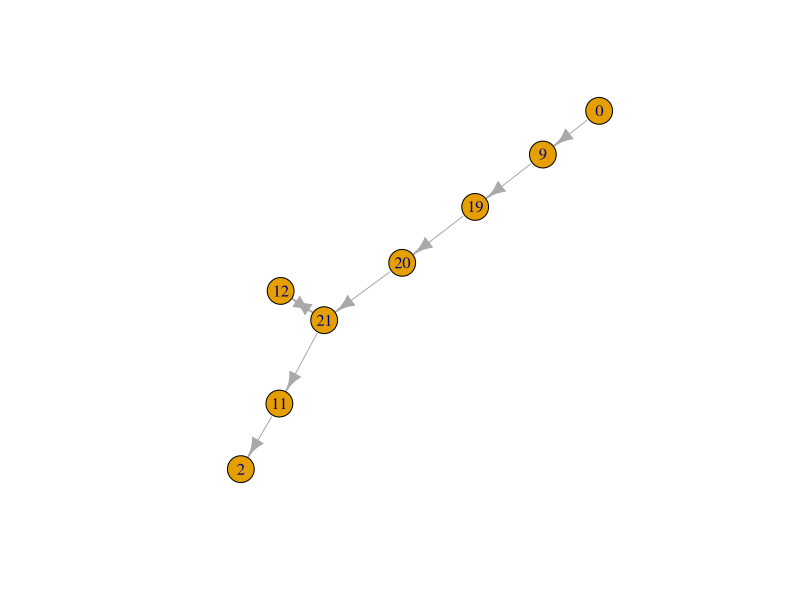

Write R code to recreate this figure. (Note: this script raises an error after producing the figure.)
library(readr)
Secuencia <- read_delim("Secuencia.csv", 
                        delim = ";", escape_double = FALSE, trim_ws = TRUE)

library(dplyr)
library(igraph)

build_aoi_network <- function(df){
 
 # ordenar por secuencia temporal
 df <- df[order(df$Secuencia), ]
 
 # extraer AOIs
 areas <- df$Area
 
 # eliminar permanencias consecutivas
 areas <- areas[
  c(TRUE, diff(areas) != 0)
 ]
 
 # construir aristas
 edges <- data.frame(
  from = head(areas, -1),
  to   = tail(areas, -1)
 )
 
 g <- graph_from_data_frame(
  edges,
  directed = TRUE
 )
 
 return(
  list(
   graph = g,
   edges = edges
  )
 )
}


build_aoi_network



NetworkList <- list()

subjects <- unique(Secuencia$Sujeto)

for(s in subjects){
 
 data_s <- dplyr::filter(
  Secuencia,
  Sujeto == s
 )
 
 ensayos <- unique(data_s$Ensayo)
 
 for(e in ensayos){
  
  data_se <- dplyr::filter(
   data_s,
   Ensayo == e
  )
  
  net <- build_aoi_network(data_se)
  
  if(!is.null(net)){
   
   nombre <- paste0(
    "S",
    s,
    "_E",
    e
   )
   
   NetworkList[[nombre]] <- net
  }
 }
}


s <- 101

data_s <- dplyr::filter(
 Secuencia,
 Sujeto == s
)

unique(data_s$Ensayo)

 data_se <- dplyr::filter(
  data_s,
  Ensayo == 1
 )

net <- build_aoi_network(data_se)

net


plot(net$graph)

data_se <- dplyr::filter(
 Secuencia,
 Sujeto == 101,
 Ensayo == 1
)

str(data_se)


head(data_se$Area)
class(data_se$Area)
diff(areas)
